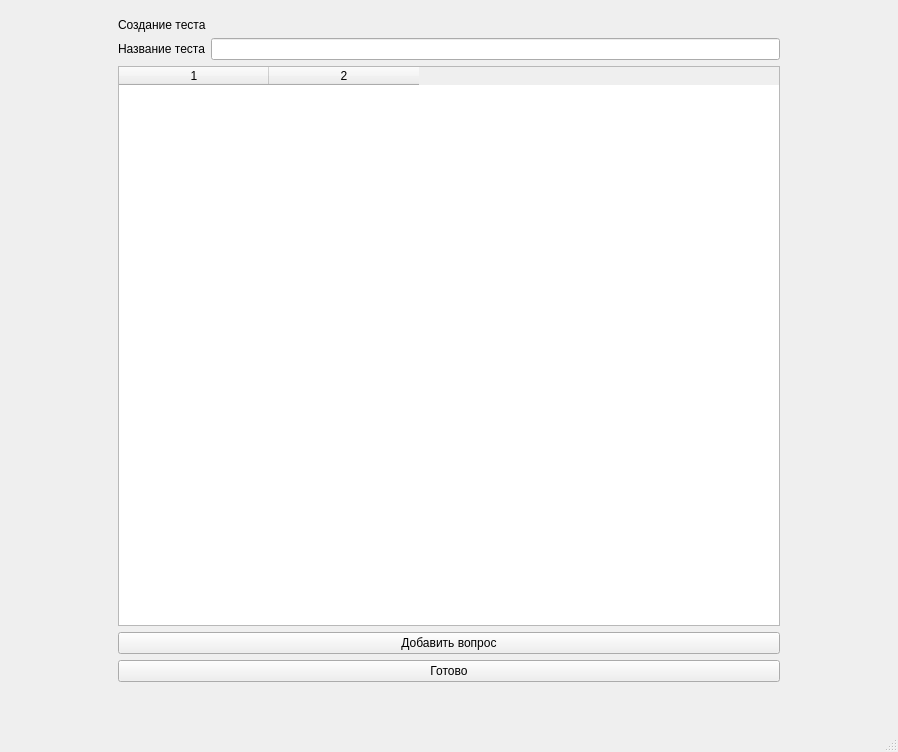
<?xml version="1.0" encoding="UTF-8"?>
<ui version="4.0">
 <class>MainWindow</class>
 <widget class="QMainWindow" name="MainWindow">
  <property name="geometry">
   <rect>
    <x>0</x>
    <y>0</y>
    <width>898</width>
    <height>752</height>
   </rect>
  </property>
  <property name="windowTitle">
   <string>MainWindow</string>
  </property>
  <widget class="QWidget" name="centralwidget">
   <layout class="QHBoxLayout" name="horizontalLayout">
    <item>
     <widget class="QWidget" name="widget" native="true">
      <layout class="QGridLayout" name="gridLayout">
       <item row="0" column="0">
        <layout class="QVBoxLayout" name="verticalLayout">
         <property name="leftMargin">
          <number>100</number>
         </property>
         <property name="rightMargin">
          <number>100</number>
         </property>
         <property name="bottomMargin">
          <number>30</number>
         </property>
         <item>
          <widget class="QLabel" name="label">
           <property name="text">
            <string>Создание теста</string>
           </property>
          </widget>
         </item>
         <item>
          <layout class="QHBoxLayout" name="horizontalLayout_2">
           <item>
            <widget class="QLabel" name="label_2">
             <property name="text">
              <string>Название теста</string>
             </property>
            </widget>
           </item>
           <item>
            <widget class="QLineEdit" name="name"/>
           </item>
          </layout>
         </item>
         <item>
          <widget class="QTableWidget" name="table">
           <property name="columnCount">
            <number>2</number>
           </property>
           <attribute name="horizontalHeaderVisible">
            <bool>true</bool>
           </attribute>
           <attribute name="horizontalHeaderCascadingSectionResizes">
            <bool>false</bool>
           </attribute>
           <attribute name="horizontalHeaderDefaultSectionSize">
            <number>150</number>
           </attribute>
           <attribute name="horizontalHeaderMinimumSectionSize">
            <number>107</number>
           </attribute>
           <column/>
           <column/>
          </widget>
         </item>
         <item>
          <widget class="QPushButton" name="add_btn">
           <property name="text">
            <string>Добавить вопрос</string>
           </property>
          </widget>
         </item>
         <item>
          <widget class="QPushButton" name="finish_btn">
           <property name="text">
            <string>Готово</string>
           </property>
          </widget>
         </item>
        </layout>
       </item>
      </layout>
     </widget>
    </item>
   </layout>
  </widget>
  <widget class="QMenuBar" name="menubar">
   <property name="geometry">
    <rect>
     <x>0</x>
     <y>0</y>
     <width>898</width>
     <height>21</height>
    </rect>
   </property>
  </widget>
  <widget class="QStatusBar" name="statusbar"/>
 </widget>
 <resources/>
 <connections/>
</ui>
